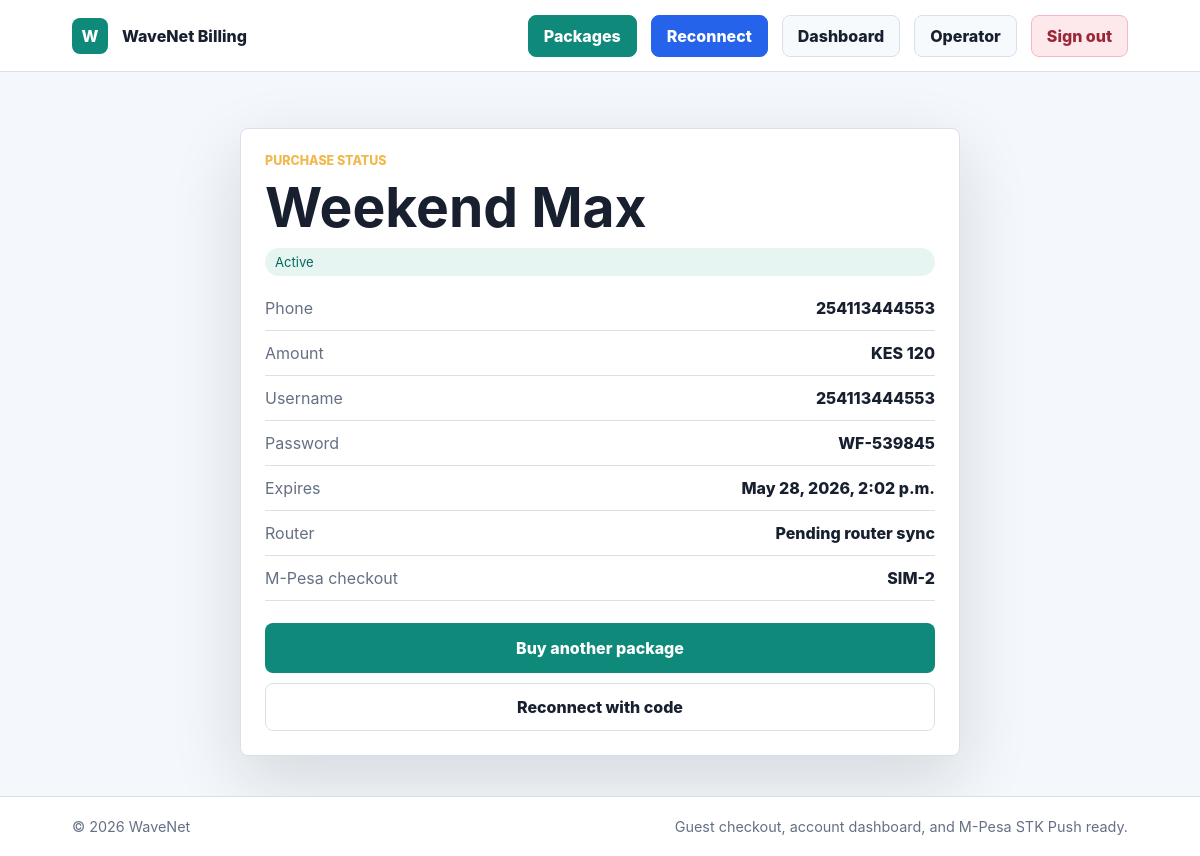
Screenshot of /receipt/2/ (signed in) with the database file from the repository.
### billing/models.py (models this page shows, shortened)
class Purchase(models.Model):
    STATUS_PENDING = "pending"
    STATUS_ACTIVE = "active"
    STATUS_FAILED = "failed"
    STATUS_CHOICES = [
        (STATUS_PENDING, "Pending"),
        (STATUS_ACTIVE, "Active"),
        (STATUS_FAILED, "Failed"),
    ]
    user = models.ForeignKey(settings.AUTH_USER_MODEL, null=True, blank=True, on_delete=models.SET_NULL)
    package = models.ForeignKey(Package, on_delete=models.PROTECT)
    phone = models.CharField(max_length=20)
    amount = models.PositiveIntegerField()
    status = models.CharField(max_length=20, choices=STATUS_CHOICES, default=STATUS_PENDING)
    checkout_request_id = models.CharField(max_length=120, blank=True)
    mpesa_receipt = models.CharField(max_length=80, blank=True)
    access_code = models.CharField(max_length=20, unique=True)
    created_at = models.DateTimeField(auto_now_add=True)
    paid_at = models.DateTimeField(null=True, blank=True)
    expires_at = models.DateTimeField(null=True, blank=True)
    class Meta:
        ordering = ["-created_at"]

class Package(models.Model):
    name = models.CharField(max_length=80)
    speed = models.CharField(max_length=40)
    profile = models.CharField(max_length=50, default="default", help_text="MikroTik hotspot profile name")
    duration_hours = models.PositiveIntegerField()
    price = models.PositiveIntegerField(help_text="Amount in KES")
    description = models.TextField()
    is_active = models.BooleanField(default=True)
    created_at = models.DateTimeField(auto_now_add=True)
    class Meta:
        ordering = ["price"]

### billing/views.py (the view)
# urls.py: path('receipt/<int:purchase_id>/', views.receipt, name='receipt'),
def receipt(request, purchase_id):
    purchase = get_object_or_404(Purchase.objects.select_related("package"), id=purchase_id)
    if not user_can_view_purchase(request, purchase):
        raise PermissionDenied("You are not allowed to view this receipt.")
    return render(request, "receipt.html", {"purchase": purchase})

### billing/views.py (called while the page is built)
def user_can_view_purchase(request, purchase: Purchase) -> bool:
    if request.user.is_authenticated and (request.user.is_staff or purchase.user_id == request.user.id):
        return True
    token = request.GET.get("token", "").strip()
    return bool(token) and secrets.compare_digest(token.upper(), purchase.access_code.upper())

### templates/receipt.html (shortened to what this page needs)
{% extends "layout.html" %}
{% block content %}
<section class="receipt">
  <div>
    <p class="eyebrow">Purchase status</p>
    <h1>{{ purchase.package.name }}</h1>
    <p class="receipt-status {{ purchase.status }}">{{ purchase.get_status_display }}</p>
  </div>
  <dl>
    <div><dt>Phone</dt><dd>{{ purchase.phone }}</dd></div>
    <div><dt>Amount</dt><dd>KES {{ purchase.amount }}</dd></div>
    <div><dt>Username</dt><dd>{{ purchase.subscription.username|default:purchase.phone }}</dd></div>
    <div><dt>Password</dt><dd>{{ purchase.subscription.password|default:purchase.access_code }}</dd></div>
    <div><dt>Expires</dt><dd>{{ purchase.expires_at|default:"Waiting for M-Pesa confirmation" }}</dd></div>
    <div><dt>Router</dt><dd>{% if purchase.subscription.router_user_created %}Provisioned{% elif purchase.status == "active" %}Pending router sync{% else %}Waiting for payment{% endif %}</dd></div>
    <div><dt>M-Pesa checkout</dt><dd>{{ purchase.checkout_request_id }}</dd></div>
  </dl>
  <a class="primary as-link" href="{% url 'home' %}">Buy another package</a>
  <a class="secondary as-link" href="{% url 'reconnect' %}">Reconnect with code</a>
</section>
{% endblock %}

### static/styles.css (style rules this page uses)
:root { color-scheme: light; --ink: #18202f; --muted: #657084; --line: #d9e0ea; --panel: #ffffff; --page: #f4f7fb; --brand: #0f8a7a; --brand-strong: #08695e; --blue: #2563eb; --blue-strong: #1d4ed8; --accent: #d1495b; --gold: #f2b84b; }
* { box-sizing: border-box; }
body { margin: 0; font-family: Inter, Segoe UI, Arial, sans-serif; background: var(--page); color: var(--ink); }
a { color: inherit; text-decoration: none; }
.hero h1, .page-head h1, .auth-card h1, .receipt h1 { margin: 0; font-size: clamp(2rem, 4.6vw, 4.8rem); line-height: 1; }
.eyebrow { margin: 0 0 12px; text-transform: uppercase; letter-spacing: 0; font-size: 0.78rem; font-weight: 800; color: var(--gold); }
.purchase-panel, .auth-card, .receipt, .table-wrap, .metrics div { background: var(--panel); color: var(--ink); border: 1px solid var(--line); border-radius: 8px; box-shadow: 0 24px 70px rgba(24, 32, 47, 0.14); }
.purchase-panel, .auth-card, .receipt { padding: 24px; }
.panel-title strong, .receipt-status, .pill { color: var(--brand-strong); background: #e6f5f2; border-radius: 999px; padding: 6px 10px; font-size: 0.82rem; }
.primary { width: 100%; min-height: 50px; margin-top: 18px; border: 0; border-radius: 8px; background: var(--brand); color: white; font-weight: 800; font-size: 1rem; cursor: pointer; }
.secondary { width: 100%; min-height: 48px; margin-top: 10px; border: 1px solid var(--line); border-radius: 8px; background: white; color: var(--ink); font-weight: 800; }
.as-link { display: grid; place-items: center; }
.active { color: var(--brand-strong); background: #e6f5f2; }
.receipt { width: min(92vw, 720px); margin: 56px auto; }
.receipt dl { display: grid; gap: 12px; margin: 22px 0; }
.receipt dl div, .credential-list div { display: flex; justify-content: space-between; gap: 14px; padding-bottom: 12px; border-bottom: 1px solid var(--line); }
dt { color: var(--muted); }
dd { margin: 0; font-weight: 800; text-align: right; }

### rows the page displays
Purchase: package.name "Weekend Max", status "Active", phone "254113444553", amount "120", subscription.username "254113444553", subscription.password "WF-539845", expires_at "May 28, 2026, 2:02 p.m.", checkout_request_id "SIM-2"
